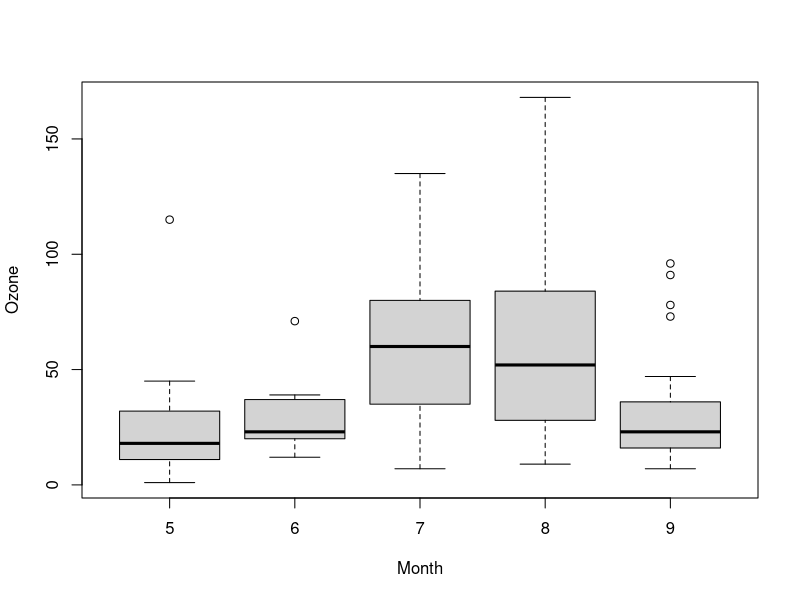
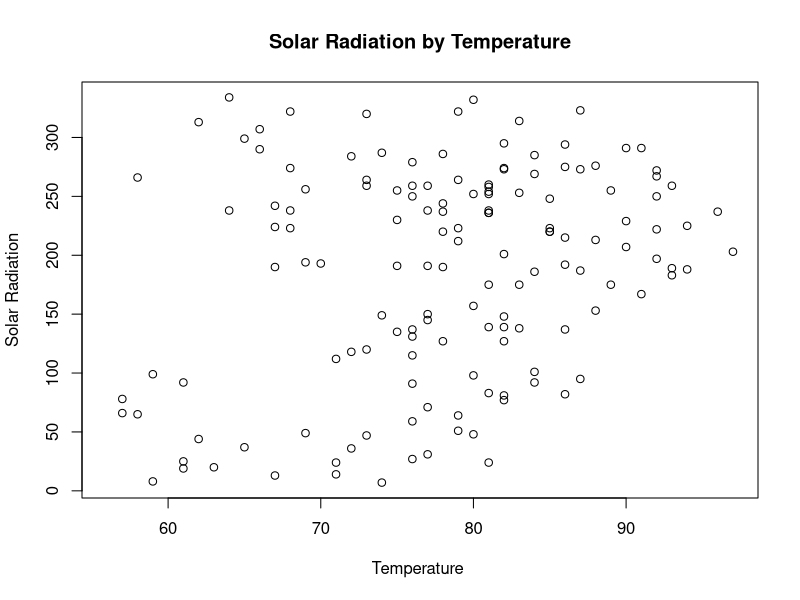
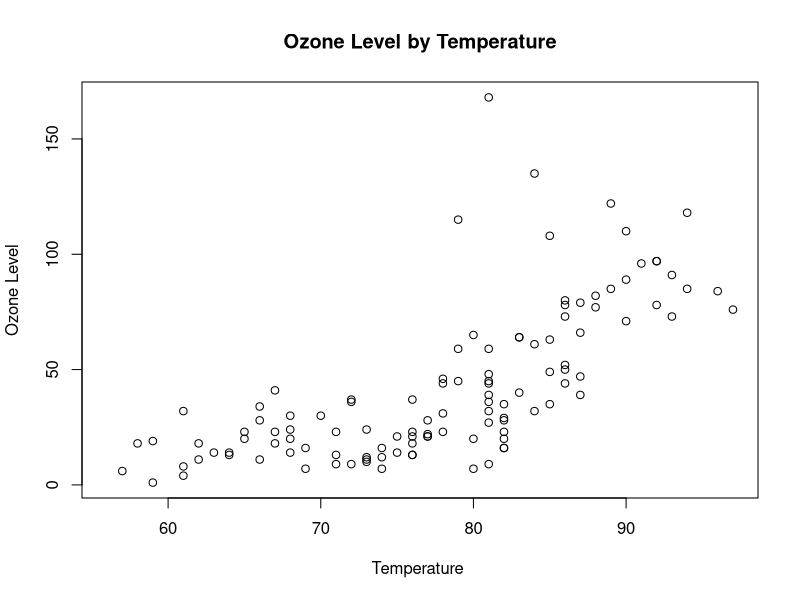

Here is the R script that generated these plots, in order:
rm(list = ls())

attach(airquality)

#A
boxplot(Ozone~Month, na.rm=TRUE)
print("Looks like ozone has a more variable value during month of July and August.")

#B
plot(Temp, Solar.R, main="Solar Radiation by Temperature",
   xlab="Temperature ", ylab="Solar Radiation")
print("Since everything is just scattered without being able to predict a line model, it doesn't seem like Temperature can predict Solar Radiation")
plot(Temp, Ozone, main="Ozone Level by Temperature",
   xlab="Temperature ", ylab="Ozone Level")
print("Since a line model can be predicted, it seems like temperature can be a good predictor for Ozone Level")

#C
averageOzone <- mean(Ozone, na.rm = TRUE)
averageSolar <- mean(Solar.R, na.rm = TRUE)
averageWind <- mean(Wind, na.rm = TRUE)
averageTemp <- mean(Temp, na.rm = TRUE)

smoggy <- Ozone > averageOzone
windy <- Wind > averageWind
sunny <- Solar.R > averageSolar
hot <- Temp > averageTemp

allTrue <- smoggy & windy & sunny & hot;
answerC <- subset(airquality, allTrue, select = c("Month", "Day")); answerC

#D
# With the aid of the built-in chi-square test, find a pair of quantities
# that appears to be independent and one that does not.

detach(airquality)
